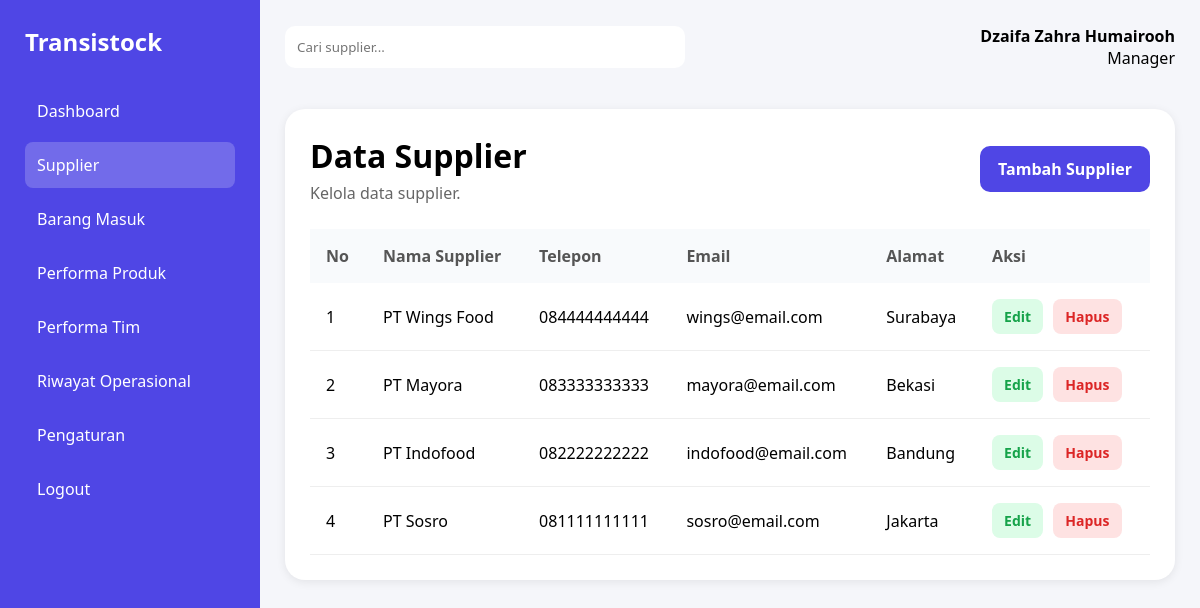
Page /manager/supplier.php (signed in) on the committed database.
### tables this page shows
CREATE TABLE `supplier` (
  `id_supplier` int(11) NOT NULL,
  `nama_supplier` varchar(100) NOT NULL,
  `telepon` varchar(20) DEFAULT NULL,
  `email` varchar(100) DEFAULT NULL,
  `alamat` text DEFAULT NULL
);

### manager/supplier.php (the view, shortened to what this page needs)
<?php
include '../config/koneksi.php';
$data = mysqli_query($conn,"
    SELECT *
    FROM supplier
    ORDER BY id_supplier DESC
");
?>
<!DOCTYPE html>
<html>
<head>
<link rel="stylesheet" href="../admin/dashboard.css">
</head>
<body>
<div class="container">
<div class="sidebar">
<h2>Transistock</h2>
<ul>
<li>
<a href="dashboard_manager.php">
Dashboard
</a>
</li>
<li class="active">
Supplier
</li>
<li>
<a href="barang_masuk.php">
Barang Masuk
</a>
</li>
<li>
<a href="performa_produk.php">
Performa Produk
</a>
</li>
<li>
<a href="performa_tim.php">
Performa Tim
</a>
</li>
<li>
<a href="riwayat_operasional.php">
Riwayat Operasional
</a>
</li>
<li>
<a href="pengaturan_manager.php">
Pengaturan
</a>
</li>
<li>
<a href="../auth/logout.php">
Logout
</a>
</li>
</ul>
</div>
<div class="main">
<div class="header">
<input
type="text"
placeholder="Cari supplier...">
<div class="profile">
<h4><?= $_SESSION['nama']; ?></h4>
<p>Manager</p>
</div>
</div>
<div class="inventory-card">
<div class="inventory-top">
<div>
<h2>Data Supplier</h2>
<p>Kelola data supplier.</p>
</div>
<a
href="tambah_supplier.php"
class="btn-add">
Tambah Supplier
</a>
</div>
<table class="inventory-table">
<thead>
<tr>
<th>No</th>
<th>Nama Supplier</th>
<th>Telepon</th>
<th>Email</th>
<th>Alamat</th>
<th>Aksi</th>
</tr>
</thead>
<tbody>
<?php $no = 1; ?>
<?php while($row = mysqli_fetch_assoc($data)) : ?>
<tr>
<td><?= $no++; ?></td>
<td><?= $row['nama_supplier']; ?></td>
<td><?= $row['telepon']; ?></td>
<td><?= $row['email']; ?></td>
<td><?= $row['alamat']; ?></td>
<td>
<a
href="edit_supplier.php?id=<?= $row['id_supplier']; ?>"
class="action-stock">
Edit
</a>
<a
href="hapus_supplier.php?id=<?= $row['id_supplier']; ?>"
class="action-delete"
onclick="return confirm('Hapus supplier ini?')">
Hapus
</a>
</td>
</tr>
<?php endwhile; ?>
</tbody>
</table>
</div>
</div>
</div>
</body>
</html>

### admin/dashboard.css (style rules this page uses)
* { margin:0; padding:0; box-sizing:border-box; font-family:Segoe UI, sans-serif; }
body { background:#f5f6fa; }
.container { display:flex; min-height:100vh; }
.sidebar { width:260px; background:#4f46e5; color:white; padding:25px; }
.sidebar h2 { margin-bottom:30px; }
.sidebar ul { list-style:none; }
.sidebar li { padding:12px; margin-bottom:8px; border-radius:8px; cursor:pointer; }
.sidebar li:hover, .sidebar .active { background:rgba(255,255,255,0.2); }
.sidebar a { color:white; text-decoration:none; }
.main { flex:1; padding:25px; }
.header { display:flex; justify-content:space-between; align-items:center; margin-bottom:25px; }
.header input { width:400px; padding:12px; border:none; border-radius:10px; }
.profile { text-align:right; }
.inventory-card { background:white; padding:25px; border-radius:20px; box-shadow:0 2px 10px rgba(0,0,0,0.08); margin-top:40px; }
.inventory-top { display:flex; justify-content:space-between; align-items:center; margin-bottom:25px; }
.inventory-top h2 { font-size:32px; margin-bottom:5px; }
.inventory-top p { color:#666; }
.btn-add { background:#4f46e5; color:white; text-decoration:none; padding:12px 18px; border-radius:10px; font-weight:600; transition:0.3s; }
.inventory-table { width:100%; border-collapse:collapse; }
.inventory-table th { background:#f8fafc; color:#555; padding:16px; text-align:left; }
.inventory-table td { padding:16px; border-bottom:1px solid #eee; }
.action-edit, .action-delete, .action-stock { display:inline-block; padding:8px 12px; border-radius:8px; text-decoration:none; font-size:14px; font-weight:600; margin-right:6px; }
.action-delete { background:#fee2e2; color:#dc2626; }
.action-stock { background:#dcfce7; color:#16a34a; }
.btn-add { border:none; cursor:pointer; }

### rows in the picture
supplier: nama_supplier "PT Wings Food", telepon "084444444444", email "wings@email.com", alamat "Surabaya"
supplier: nama_supplier "PT Mayora", telepon "083333333333", email "mayora@email.com", alamat "Bekasi"
supplier: nama_supplier "PT Indofood", telepon "082222222222", email "indofood@email.com", alamat "Bandung"
supplier: nama_supplier "PT Sosro", telepon "081111111111", email "sosro@email.com", alamat "Jakarta"

### other values in the picture
$_SESSION['nama'] "Dzaifa Zahra Humairooh"
